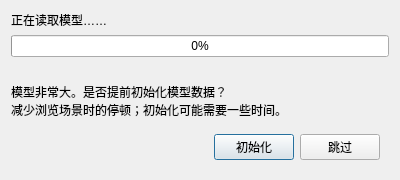
<?xml version="1.0" encoding="UTF-8"?>
<ui version="4.0">
 <class>LoadProgressDialog</class>
 <widget class="QDialog" name="LoadProgressDialog">
  <property name="windowTitle"><string>打开模型</string></property>
  <property name="minimumSize"><size><width>400</width><height>110</height></size></property>
  <layout class="QVBoxLayout" name="verticalLayout">
   <item><widget class="QLabel" name="status_label"><property name="text"><string>正在读取模型……</string></property></widget></item>
   <item><widget class="QProgressBar" name="progress_bar"><property name="value"><number>0</number></property></widget></item>
   <item><widget class="QLabel" name="detail_label"><property name="text"><string/></property></widget></item>
   <item><widget class="QLabel" name="choice_label"><property name="text"><string>模型非常大。是否提前初始化模型数据？
减少浏览场景时的停顿；初始化可能需要一些时间。</string></property><property name="wordWrap"><bool>true</bool></property></widget></item>
   <item><widget class="QWidget" name="choice_buttons"><layout class="QHBoxLayout" name="buttonLayout">
    <item><spacer name="buttonSpacer"><property name="orientation"><enum>Qt::Horizontal</enum></property><property name="sizeHint" stdset="0"><size><width>40</width><height>20</height></size></property></spacer></item>
    <item><widget class="QPushButton" name="initialize_button"><property name="text"><string>初始化</string></property><property name="default"><bool>true</bool></property></widget></item>
    <item><widget class="QPushButton" name="skip_button"><property name="text"><string>跳过</string></property></widget></item>
   </layout></widget></item>
  </layout>
 </widget>
 <resources/>
 <connections/>
</ui>
